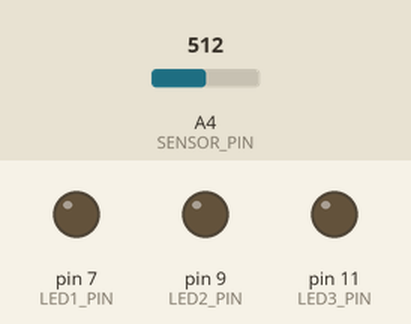
Simulated run of this sketch. Board: Arduino Uno, built with avr-gcc and run on an emulated ATmega328P. Shown: output pins drawn as LEDs (lit = HIGH). Inputs (shaded band) come from the test bench; at power-on: A4 (SENSOR_PIN) = 512.

Above: at 0.3 s.
At 40.1 s:
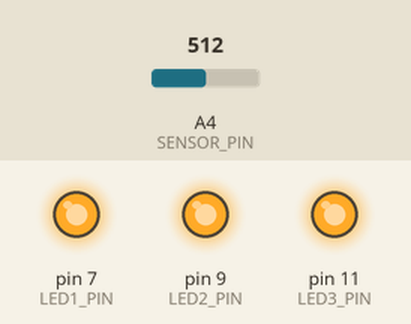
Timing chart, 0 to 41.6 s (numbered marks = the images above):
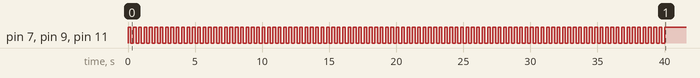

Measured:
- by itself, pin 7 (LED1_PIN), pin 9 (LED2_PIN), pin 11 (LED3_PIN): alternates HIGH for 0.20 s and LOW for 0.20 s, 200 changes in all, then stays HIGH

The sketch:

Luftmesser_code_A4.ino
```cpp
// (licence header left out)
/*** PINS ***/

#define SENSOR_PIN A4  // Sensor (MQ 135),    Pin D15/A4 (software), PD6 (hardware)
#define LED1_PIN 7  // LED noch gut (grün),  Pin D7 (sfotware),   PC5 (hardware)
#define LED2_PIN 9  // LED geht so (gelb),    Pin D9 (software),    PC7 (hardware)
#define LED3_PIN 11  // LED nicht OK (rot),    Pin D11(software),     PD2 (hardware)

/*** Kalibrierung **/
#define ANZAHL_MESSUNGEN 10 //Anzahl x der Messungen für Mittelwert
#define INTERVALL 500 // alle x Millisekunden messen
#define PREHEAT_ZEIT 30000 // warte x Millisekunden bevor gemessen wird
#define PREHEAT_BLINKZEIT 200 // Zeit zum Blinken

#define LEVEL_2 200 // ab x Level ok
#define LEVEL_3 500 // ab x Level shclecht

/*** Variablen ***/
int messungen[ANZAHL_MESSUNGEN]; // x "container" für Messungen (so viel wie Anzahl der Messungen) --> Array
int mittelwert; // "container" für Mittelwert --> Variable des Typs 'int'

void setup() {  // läuft einmal durch
  pinMode(SENSOR_PIN, INPUT); // Sensor-pin  = input

  pinMode(LED1_PIN, OUTPUT);  // LED1 = output
  pinMode(LED2_PIN, OUTPUT);  // LED2 = output
  pinMode(LED3_PIN, OUTPUT);  // LED3 = output


for(int i = 0; i < 100; i++){
    digitalWrite(LED1_PIN, HIGH); //LED1 an
    digitalWrite(LED2_PIN, HIGH); //LED2 an
    digitalWrite(LED3_PIN, HIGH); //LED3 an
    delay(PREHEAT_BLINKZEIT);
    digitalWrite(LED1_PIN, LOW); //LED1 aus
    digitalWrite(LED2_PIN, LOW); //LED2 an
    digitalWrite(LED3_PIN, LOW); //LED3 an
    delay(PREHEAT_BLINKZEIT);

}

}

void loop() { //läuft immer wieder durch

  for(int i = 0; i < ANZAHL_MESSUNGEN; i++){  // Wiederhole eine Messung, solange i kleiner der Anzahl der Messungen ist, i wird hochgezählt --> 'i++'
    messungen[i] = analogRead(SENSOR_PIN);  // schreibe in Container 0, 1, 2, 3 ... 9 die Messungen (analogRead gibt Werte zwischen 0 und 1023 aus)
    mittelwert = mittelwert + messungen[i]; // addiere zum vorhandenen Mittelwert die Messung 0, 1, 2, 3 ... 9
  }
  mittelwert = mittelwert / ANZAHL_MESSUNGEN; // dividiere alle addierten Werte durch Anzahl --> Mittelwert ist berechnet


  digitalWrite(LED1_PIN, HIGH); //LED1 an

  if(mittelwert >= LEVEL_2){  // LED2 ab Level 2 an
    digitalWrite(LED2_PIN, HIGH);  //Low und high vertauscht (nur bei STM8!)
  }else{  //sonst LED2 aus
    digitalWrite(LED2_PIN, LOW);
  }

  if(mittelwert >= LEVEL_3){  // LED3 ab Level 3 an
    digitalWrite(LED3_PIN, HIGH);
  }else{  //sonst LED3 aus
    digitalWrite(LED3_PIN, LOW);
  }


  delay(INTERVALL);   //warte x Millisekunden

}  //Ende des Loops
```
